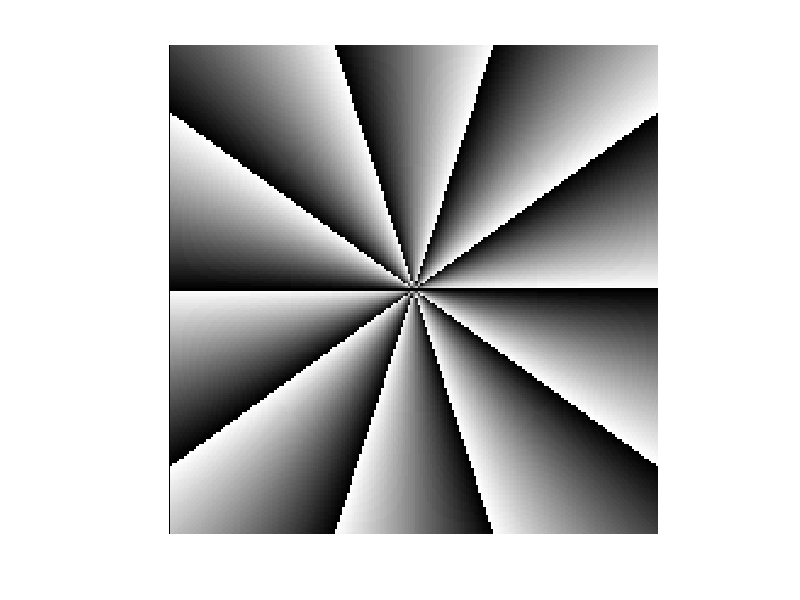

This chart was generated by the following MATLAB code:
clc;
clear;
close all;
%%
typo_num = 10;
N=200;
delta = 0.001;
c=(-N/2:N/2)*delta;
r=(-N/2:N/2)*delta;
l=1;
[x,y]=meshgrid(c,r);
[theta,r]=cart2pol(x,y);
g=mod(typo_num*theta,2*pi);
figure;
imshow(g,[]);